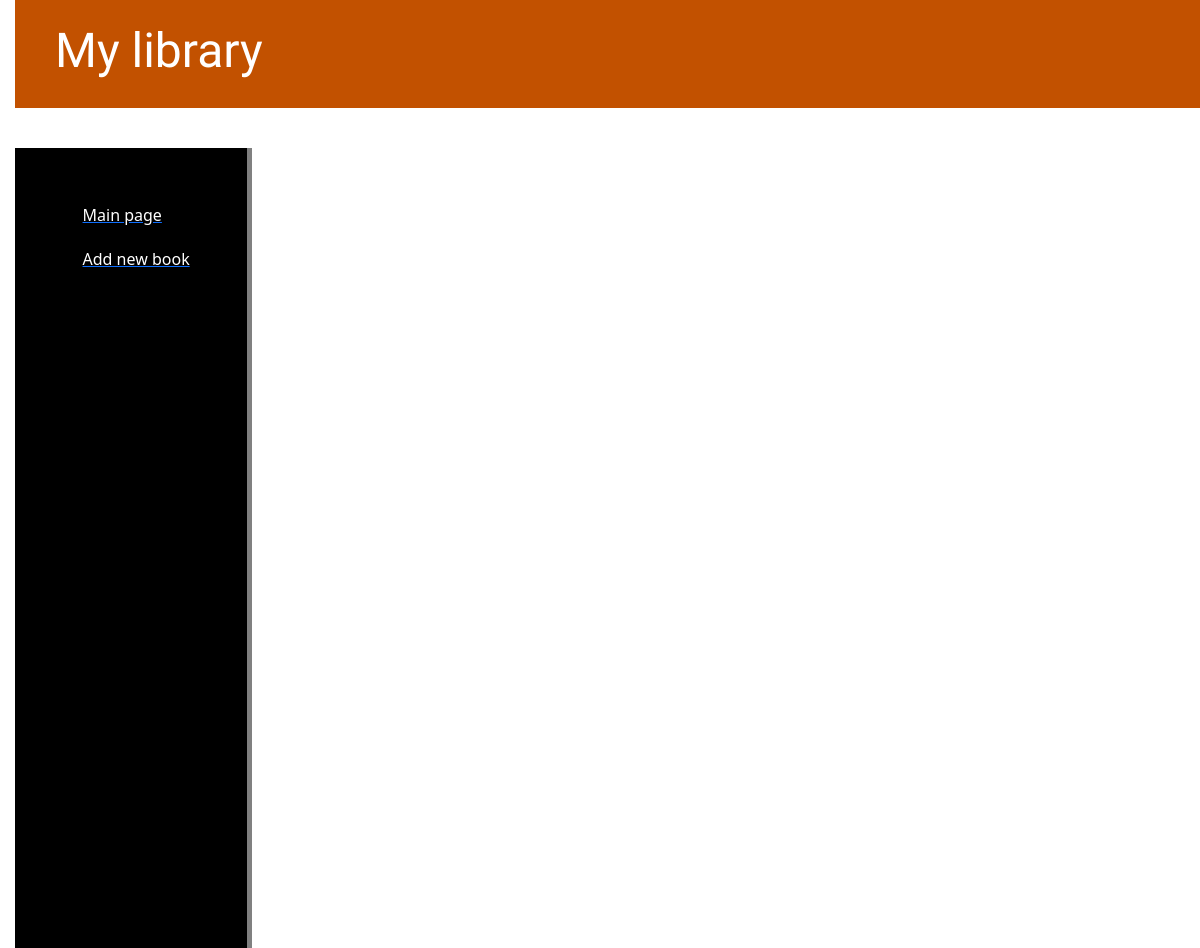
/, run on an earlier commit of the app's database.
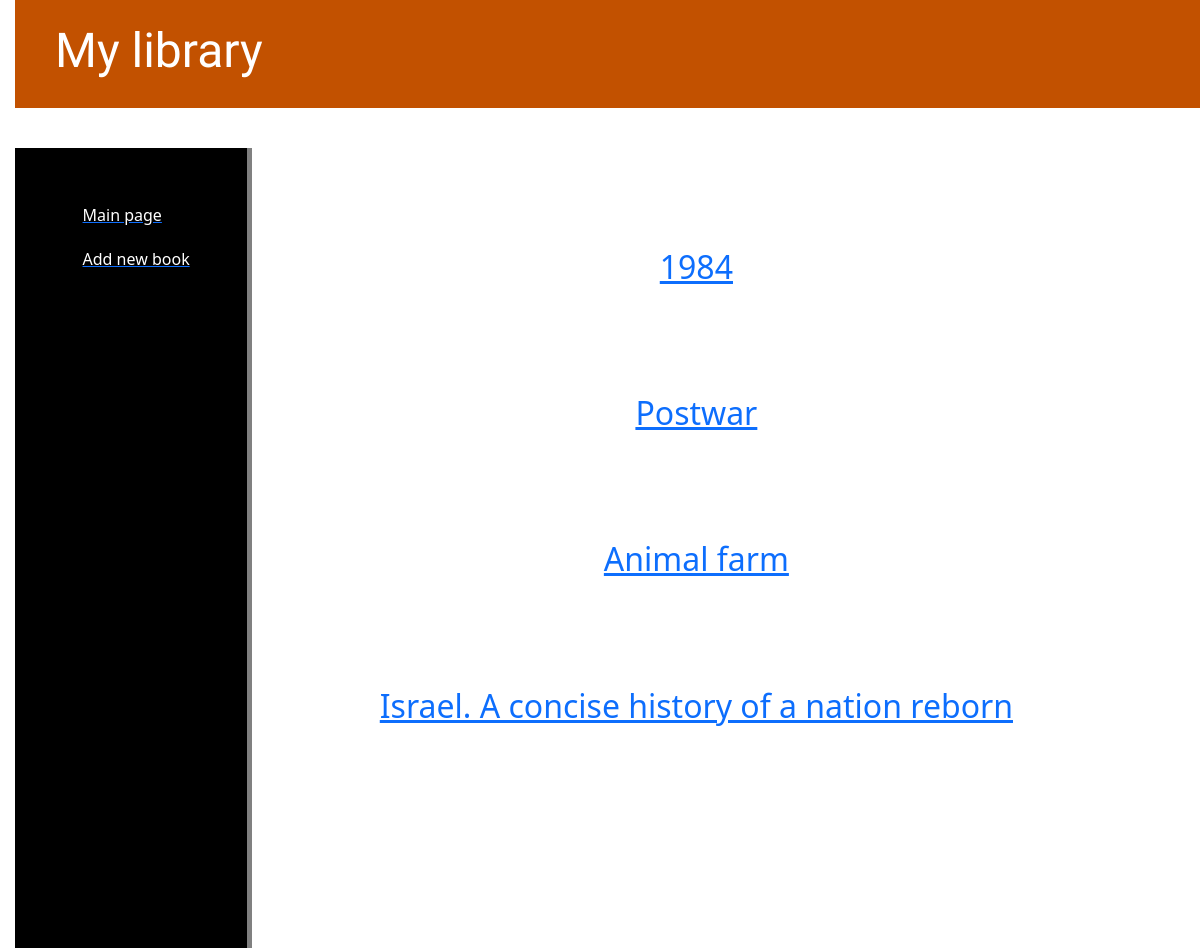
And on a later commit of the database.
### books/models.py (models this page shows, shortened)
class Book(models.Model):
    title = models.CharField(max_length=255)
    author = models.CharField(max_length=255)
    price = models.IntegerField()
    publishing_date = models.IntegerField()
    genre = models.CharField(max_length=255)
    description = models.TextField()
    is_published_on_website = False

### books/views.py (the view)
# urls.py: path('', views.show_main_page, name='show_main_page'),
def show_main_page(request):
    library = Book.objects.all()
    return render(request, 'books/mainpage.html', {'library': library})

### books/templates/books/mainpage.html
{% extends 'books/base.html' %}
{% block content %}
{% for book in library %}
<div class="book">
    <h2><a href="{% url 'show_post_by_id' pk=book.pk %}">{{ book.title }}</a></h2>
</div>
{% endfor %}
{% endblock %}

### books/templates/books/base.html (shortened to what this page needs)
{% load static %}
<!DOCTYPE html>
<html>
<head>
    <link rel="stylesheet" href="https://cdn.jsdelivr.net/npm/bootstrap@5.2.3/dist/css/bootstrap.min.css">
    <link rel="stylesheet" href="{% static 'books/css/decoration.css' %}">
</head>
<body>
<header class="page-header">
    <h1><a href="">My library</a></h1>
</header>
<aside>
    <ul>
        <a href="{% url 'show_main_page' %}">
            <li>Main page</li>
        </a>
        <a href="{% url 'add_book' %}">
            <li>Add new book</li>
        </a>
    </ul>
</aside>
<main>
    {% block content %}
    {% endblock %}
</main>
</body>
</html>

### books/static/books/css/decoration.css (style rules this page uses)
h1 a { color: #C25100; font-family: 'Lobster'; text-align: center; }
body { padding-left: 15px; }
.page-header { background-color: #C25100; margin-top: 0; margin-bottom: 40px; padding: 20px 20px 20px 40px; }
.page-header h1, .page-header h1 a, .page-header h1 a:visited, .page-header h1 a:active { color: #ffffff; font-size: 36pt; text-decoration: none; }
aside { float: left; background-color: black; width: 20%; padding: 3%; height: 100vh; color: white; border-right: 5px solid grey; }
aside ul { list-style: none }
aside ul li { color: #fff; display: block; margin-top: 20px; transition: transform .6s ease; }
main .book { float: left; color: white; margin-top: 100px; text-align: center; width: 75%; }

What changed in the data, as far as the page shows it:
added Book: title "1984"
added Book: title "Postwar"
added Book: title "Animal farm"
added Book: title "Israel. A concise history of a nation reborn"
